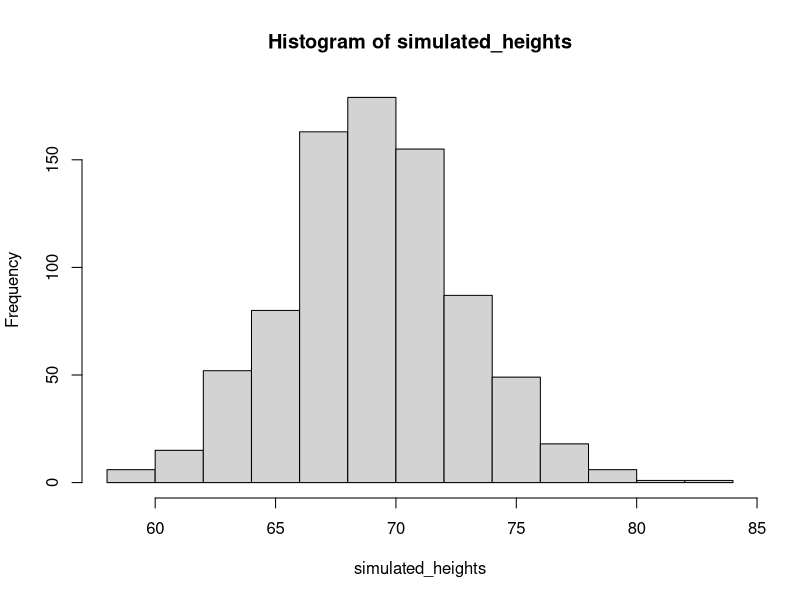
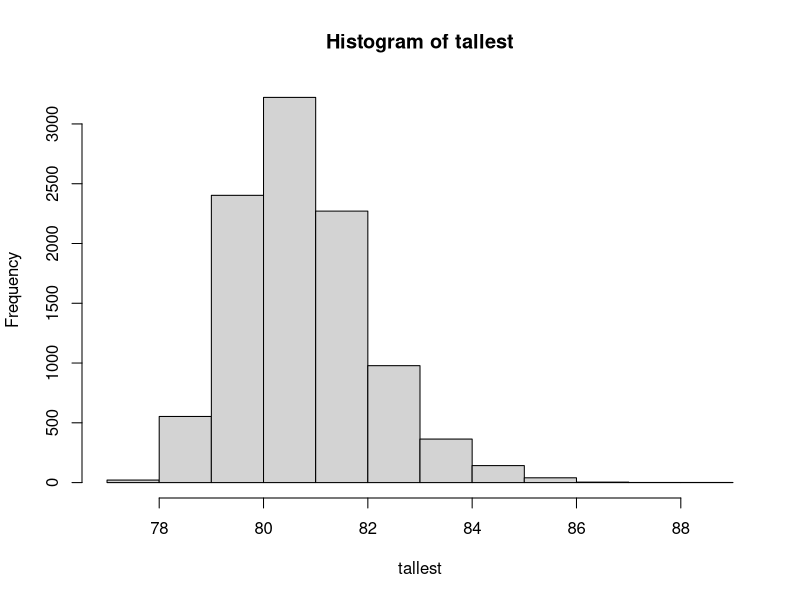
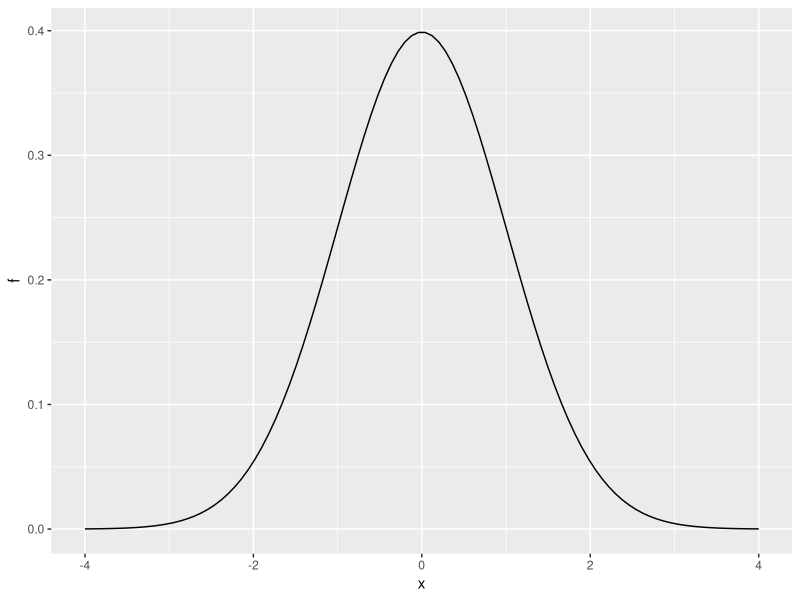

Generate these figures, in order, with R:
#Probabilidad Continua

#En la unidad de visualización en la funcion de distribucion acumulariba, explicamos por qué al resumir una lista de valores numéricos, como alturas, no es útil construir una distribución que defina una proporción para cada resultado posible. Por ejemplo, si medimos a cada persona en una población muy grande de tamaño n con una precisión extremadamente alta, ya que no hay dos personas que tengan exactamente la misma altura, necesitamos asignar la proporción 1/n a cada valor observado y no obtener ningún resumen útil en absoluto. De manera similar, al definir distribuciones de probabilidad, no es útil asignar una probabilidad muy pequeña a cada altura individual.

#Al igual que cuando se usan distribuciones para resumir datos numéricos, es mucho más práctico definir una función que opere en intervalos en lugar de valores únicos. La forma estándar de hacer esto es usando la función de distribución acumulativa (CDF).

#Describimos la función de distribución acumulada empírica (eCDF) en la Sección de visualizacion como un resumen básico de una lista de valores numéricos. Como ejemplo, anteriormente definimos la distribución de altura para estudiantes varones adultos. Aquí, definimos el vector x para que contenga estas alturas:

library(tidyverse)
library(dslabs)
data(heights)
x <- heights %>% filter(sex=="Male") %>% pull(height)

#Definimos la función de distribución empírica como:

F <- function(a) mean(x<=a)

#que, para cualquier valor a, da la proporción de valores en la lista x que son menores o iguales que a.

#Tenga en cuenta que aún no hemos introducido la probabilidad en el contexto de las CDF. Hagámoslo preguntando lo siguiente: 

#si elijo a uno de los estudiantes varones al azar, ¿cuál es la probabilidad de que mida más de 70,5 pulgadas? Debido a que todos los estudiantes tienen las mismas posibilidades de ser elegidos, la respuesta a esto es equivalente a la proporción de estudiantes que miden más de 70,5 pulgadas. Usando el CDF obtenemos una respuesta escribiendo:

F(70)

#Una vez que se define una CDF, podemos usarla para calcular la probabilidad de cualquier subconjunto. Por ejemplo, la probabilidad de que un estudiante esté entre la altura a y la altura b es:

#F(b)-F(a)

#Debido a que podemos calcular la probabilidad de cualquier evento posible de esta manera, la función de probabilidad acumulada define la distribución de probabilidad para elegir una altura al azar de nuestro vector de alturas x.

#Distribuciones continuas teóricas

#En la Sección de visualizacion de datos presentamos la distribución normal como una aproximación útil a muchas distribuciones naturales, incluida la de altura. 

#La distribución acumulada para la distribución normal se define mediante una fórmula matemática que en R se puede obtener con la función pnorm. Decimos que una cantidad aleatoria se distribuye normalmente con promedio m y desviación estándar s si su distribución de probabilidad está definida por:

#F(a) = pnorm(a, m, s)


#Esto es útil porque si estamos dispuestos a usar la aproximación normal para, por ejemplo, la altura, no necesitamos el conjunto de datos completo para responder preguntas como: ¿cuál es la probabilidad de que un estudiante seleccionado al azar sea más alto que 70 pulgadas? Solo necesitamos la altura promedio y la desviación estándar:

m <- mean(x)
s <- sd(x)
1 - pnorm(70.5, m, s)

#Distribuciones teóricas como aproximaciones

#La distribución normal se deriva matemáticamente: no necesitamos datos para definirla. Para los científicos de datos practicantes, casi todo lo que hacemos involucra datos. Los datos son siempre, técnicamente hablando, discretos. Por ejemplo, podríamos considerar nuestros datos de altura categóricos con cada altura específica en una categoría única. La distribución de probabilidad se define por la proporción de estudiantes que reportan cada altura. Aquí hay una gráfica de esa distribución de probabilidad:


#Geometria de frecuencias

#Mientras que la mayoría de los estudiantes redondearon sus estaturas a la pulgada más cercana, otros informaron los valores con mayor precisión. Un estudiante informó que su altura era 69.6850393700787, que son 177 centímetros. La probabilidad asignada a esta altura es 0,001 o 1 en 812. La probabilidad para 70 pulgadas es mucho más alta en 0,106, pero ¿realmente tiene sentido pensar que la probabilidad de tener exactamente 70 pulgadas es diferente de 69,6850393700787? Claramente, es mucho más útil para propósitos de análisis de datos tratar este resultado como una variable numérica continua, teniendo en cuenta que muy pocas personas, o quizás ninguna, miden exactamente 70 pulgadas, y que la razón por la que obtenemos más valores en 70 es porque las personas redondea a la pulgada más cercana.

#Con distribuciones continuas, la probabilidad de un valor singular ni siquiera está definida. Por ejemplo, no tiene sentido preguntar cuál es la probabilidad de que un valor normalmente distribuido sea 70. En su lugar, definimos probabilidades para intervalos. Así podríamos preguntarnos cuál es la probabilidad de que alguien esté entre 69,5 y 70,5.

#En casos como la altura, en los que se redondean los datos, la aproximación normal es especialmente útil si se trata de intervalos que incluyen exactamente un número redondo. Por ejemplo, la distribución normal es útil para aproximar la proporción de estudiantes que informan valores en intervalos como los siguientes tres:


mean(x <= 68.5) - mean(x <= 67.5)
#> [1] 0.115
mean(x <= 69.5) - mean(x <= 68.5)
#> [1] 0.119
mean(x <= 70.5) - mean(x <= 69.5)
#[1] 0.1219212


#Tenga en cuenta lo cerca que estamos con la aproximación normal:

pnorm(68.5, m, s) - pnorm(67.5, m, s) 
#> [1] 0.103
pnorm(69.5, m, s) - pnorm(68.5, m, s) 
#> [1] 0.11
pnorm(70.5, m, s) - pnorm(69.5, m, s) 
#[1] 0.108

#Sin embargo, la aproximación no es tan útil para otros intervalos. Por ejemplo, observe cómo la aproximación se descompone cuando tratamos de estimar:

mean(x <= 70.9) - mean(x<=70.1)
#> [1] 0.0222

#con

pnorm(70.9, m, s) - pnorm(70.1, m, s)
#> [1] 0.0836

#En general, a está situación la llamamos discretización. 

#Aunque la distribución de la altura real es continua, las alturas reportadas tienden a ser más comunes en valores discretos, en este caso, debido al redondeo. 

#Mientras seamos conscientes de cómo afrontar esta realidad, la aproximación normal puede seguir siendo una herramienta muy útil.


#La densidad de probabilidad

#Para distribuciones categóricas, podemos definir la probabilidad de una categoría. Por ejemplo, una tirada de un dado, llamémoslo X , puede ser 1,2,3,4,5 o 6. La probabilidad de 4 se define como:

#Pr(X=4) = 1/6

#El CDF se puede definir fácilmente:

#F(4)=Pr(X≤4)=Pr(X=4)+Pr(X=3)+Pr(X=2)+Pr(X=1)

#Aunque para distribuciones continuas la probabilidad de un solo valor PR(X=X) no está definido, hay una definición teórica que tiene una interpretación similar. La densidad de probabilidad en X se define como la función F(a) tal que:

#F(a)=Pr(X≤a)=∫a−∞f(x)dx

#Para los que saben de cálculo, recuerden que la integral está relacionada con una suma: es la suma de barras con anchos aproximados a 0. Si no saben de cálculo, pueden pensar en f(x) como una curva para la cual el área debajo de esa curva hasta el valor a, le da la probabilidad Pr(X≤a) .

#Por ejemplo, para usar la aproximación normal para estimar la probabilidad de que alguien mida más de 76 pulgadas, usamos:

1 - pnorm(76, m, s)
#[1] 0.03206008


#que matemáticamente es el área gris a continuación:

#Geomerica Integrales


#La curva que ves es la densidad de probabilidad de la distribución normal. En R, obtenemos esto usando la función dnorm.

#Aunque puede que no sea inmediatamente obvio por qué es útil conocer las densidades de probabilidad, comprender este concepto será esencial para aquellos que deseen ajustar modelos a datos para los que no se dispone de funciones predefinidas.


#Simulaciones de Montecarlo para variables continuas

#R proporciona funciones para generar resultados normalmente distribuidos. Específicamente, la función rnorm toma tres argumentos: tamaño, promedio (predeterminado en 0) y desviación estándar (predeterminado en 1) y produce números aleatorios. Aquí hay un ejemplo de cómo podríamos generar datos que se parecen a nuestras alturas informadas:

n <- length(x)
m <- mean(x)
s <- sd(x)
simulated_heights <- rnorm(n, m, s)

#No sorprende que la distribucion parezca normal

hist(simulated_heights)

#Esta es una de las funciones más útiles en R, ya que nos permitirá generar datos que imitan eventos naturales y responde preguntas relacionadas con lo que podría suceder por casualidad al ejecutar simulaciones de Monte Carlo.

#Si, por ejemplo, elegimos 800 hombres al azar, ¿cuál es la distribución de la persona más alta? ¿Qué tan raro es un apersona con siete pies en un grupo de 800 hombres? 

#La siguiente simulación de Monte Carlo nos ayuda a responder esa pregunta:


B <- 10000
tallest <- replicate(B, {
  simulated_data <- rnorm(800, m, s)
  max(simulated_data)
})

#Tener dentro de una muestra una pesona mayor de 7 pies es bastante raro

mean(tallest >= 7*12)

#Aqui podemos ver su distribucion

hist(tallest)

#Tenga en cuenta que no se ve una distribucion normal.


##Distribuciones Continuas


#Presentamos la distribución normal en la Sección de visualización de datos y la usamos como ejemplo anterior. 

#La distribución normal no es la única distribución teórica útil. 

#Otras distribuciones continuas que podemos encontrar son la t de Student, Chi-cuadrado, exponencial, gamma, beta y beta-binomial. 

#R proporciona funciones para calcular la densidad, los cuantiles, las funciones de distribución acumulativa y generar simulaciones de Monte Carlo. 

#R usa una convención que nos permite recordar los nombres, a saber, usar las letras d, q, p y r delante de una abreviatura para la distribución. Ya hemos visto las funciones dnorm, pnorm y rnorm para la distribución normal. Las funciones qnorm nos dan los cuantiles. Por lo tanto, podemos dibujar una distribución como esta:

x <- seq(-4, 4, length.out = 100)
qplot(x, f, geom = "line", data = data.frame(x, f = dnorm(x)))

#Para Student-t, la describiremos mas adelante, se usa la abreviatura t, de modo que las funciones son dt para la densidad, qt para los cuantiles, pt para la función de distribución acumulativa y rt para la simulación Monte Carlo.
